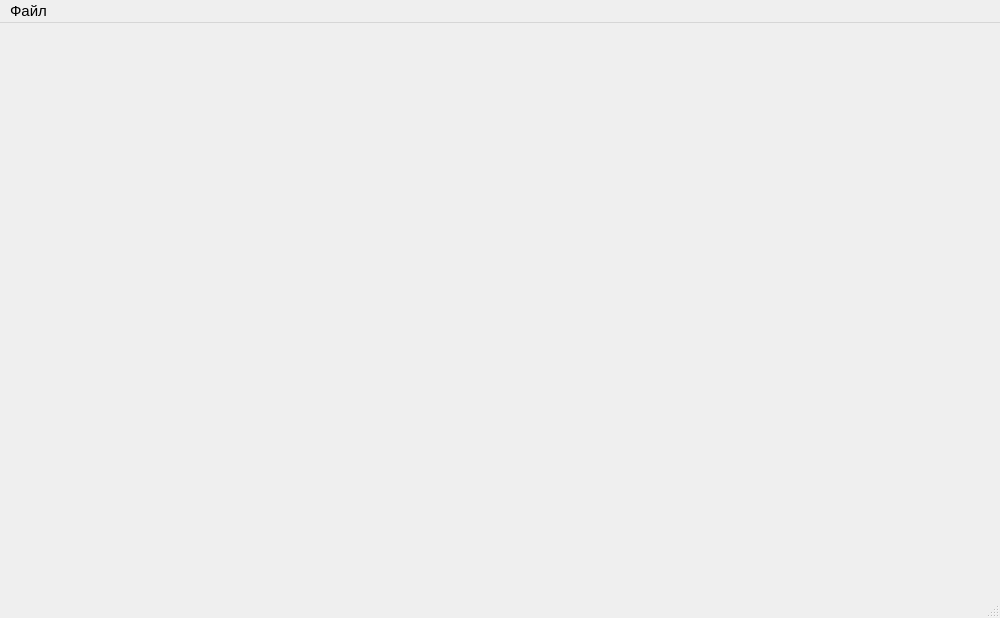
<?xml version="1.0" encoding="UTF-8"?>
<ui version="4.0">
 <class>ProtectionAppClass</class>
 <widget class="QMainWindow" name="ProtectionAppClass">
  <property name="geometry">
   <rect>
    <x>0</x>
    <y>0</y>
    <width>1000</width>
    <height>618</height>
   </rect>
  </property>
  <property name="font">
   <font>
    <pointsize>11</pointsize>
   </font>
  </property>
  <property name="windowTitle">
   <string>Защищаемое приложение.</string>
  </property>
  <property name="autoFillBackground">
   <bool>false</bool>
  </property>
  <property name="styleSheet">
   <string notr="true"/>
  </property>
  <widget class="QWidget" name="centralWidget">
   <layout class="QGridLayout" name="gridLayout">
    <item row="0" column="0">
     <widget class="QSplitter" name="splitter">
      <property name="orientation">
       <enum>Qt::Vertical</enum>
      </property>
     </widget>
    </item>
   </layout>
  </widget>
  <widget class="QMenuBar" name="menuBar">
   <property name="geometry">
    <rect>
     <x>0</x>
     <y>0</y>
     <width>1000</width>
     <height>24</height>
    </rect>
   </property>
   <property name="font">
    <font>
     <pointsize>11</pointsize>
    </font>
   </property>
   <widget class="QMenu" name="menubnb">
    <property name="font">
     <font>
      <pointsize>11</pointsize>
      <weight>50</weight>
      <bold>false</bold>
     </font>
    </property>
    <property name="title">
     <string>Файл</string>
    </property>
    <addaction name="actionExit"/>
   </widget>
   <addaction name="menubnb"/>
  </widget>
  <widget class="QStatusBar" name="statusBar"/>
  <action name="actionAdmin">
   <property name="text">
    <string>Администратор</string>
   </property>
   <property name="toolTip">
    <string>Меню администратора</string>
   </property>
  </action>
  <action name="actionSettings">
   <property name="text">
    <string>Настройка</string>
   </property>
   <property name="toolTip">
    <string>Настройка программы</string>
   </property>
  </action>
  <action name="actionService">
   <property name="text">
    <string>Сервис</string>
   </property>
   <property name="toolTip">
    <string>Меню сервис</string>
   </property>
  </action>
  <action name="actionHelp">
   <property name="text">
    <string>Помощь</string>
   </property>
   <property name="toolTip">
    <string>Помощь</string>
   </property>
  </action>
  <action name="actionExit">
   <property name="text">
    <string>Выход</string>
   </property>
  </action>
  <action name="actionCreateCer">
   <property name="text">
    <string>Создание корневого сертификата УЦ</string>
   </property>
   <property name="font">
    <font>
     <pointsize>11</pointsize>
    </font>
   </property>
  </action>
  <action name="actionRootCer">
   <property name="text">
    <string>Корневой сертификат...</string>
   </property>
   <property name="font">
    <font>
     <pointsize>11</pointsize>
    </font>
   </property>
  </action>
  <action name="actionCheckCert">
   <property name="text">
    <string>Проверить корневой сертификат</string>
   </property>
   <property name="font">
    <font>
     <pointsize>11</pointsize>
    </font>
   </property>
  </action>
  <action name="actionChangePswd">
   <property name="text">
    <string>Сменить пароль</string>
   </property>
   <property name="font">
    <font>
     <pointsize>11</pointsize>
    </font>
   </property>
  </action>
  <action name="actionAboutProgram">
   <property name="text">
    <string>О программе</string>
   </property>
   <property name="font">
    <font>
     <pointsize>11</pointsize>
    </font>
   </property>
  </action>
  <action name="actionGiveSysCert">
   <property name="text">
    <string>Выгрузить системные сертификаты</string>
   </property>
   <property name="font">
    <font>
     <pointsize>11</pointsize>
    </font>
   </property>
  </action>
 </widget>
 <layoutdefault spacing="6" margin="11"/>
 <resources>
  <include location="ProtectionApp.qrc"/>
 </resources>
 <connections/>
</ui>
